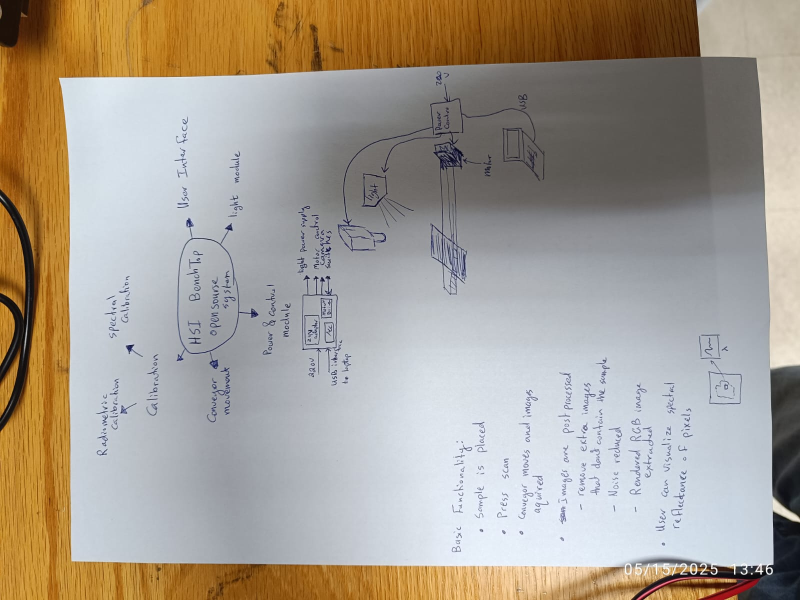
#> input picture WhatsApp Image 2025-05-16 at 09.49.37_63cecdb9.jpg, 1600 x 1200 px (shown at 1/2 size)
$ python -i detect_blue_line.py   (imports and definitions only)
#> lines starting #> are read from the running program, lines starting #| are printed output that depends on the picture; after the words box and inside, x2 and y2 are one past the last pixel; in counts of white or black regions, pixels touching at a corner belong together
# [387 lines of commented-out code are left out]


import cv2
import numpy as np
import math
import os

def detect_blue_line_via_regression(image_path):
    if not os.path.exists(image_path):
        raise FileNotFoundError(f"Image not found: {image_path}")

    image = cv2.imread(image_path)
#> image is the input picture: shape (1200, 1600, 3); mean B, G, R 145.8, 157.8, 166.9
    if image is None:
        raise ValueError(f"Failed to read the image: {image_path}")

    output_image = image.copy()
    hsv = cv2.cvtColor(image, cv2.COLOR_BGR2HSV)
#> hsv: shape (1200, 1600, 3); mean H, S, V 74.1, 59.1, 175.1

    # Blue mask
    lower_blue = np.array([100, 150, 50])
    upper_blue = np.array([140, 255, 255])
    mask = cv2.inRange(hsv, lower_blue, upper_blue)
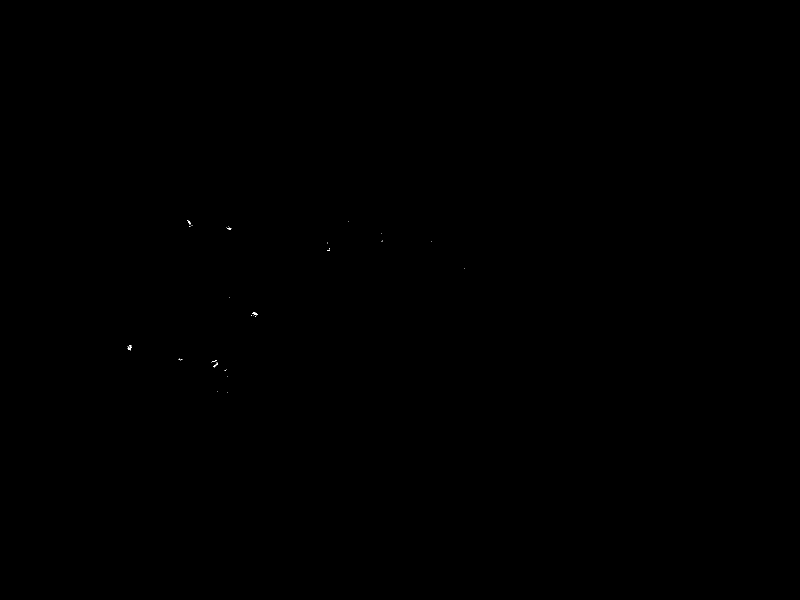
#> mask: shape (1200, 1600) (shown at 1/2 size); 0.01% white in thin lines or dots, all inside (x1, y1, x2, y2) = (255, 441, 929, 786)

    # Clean mask
    kernel = np.ones((3, 3), np.uint8)
    mask = cv2.morphologyEx(mask, cv2.MORPH_OPEN, kernel)
#> mask: shape (1200, 1600); 0% white in thin lines or dots, all inside (x1, y1, x2, y2) = (257, 442, 379, 699)
    mask = cv2.morphologyEx(mask, cv2.MORPH_CLOSE, kernel)

    # Show mask fullscreen
    cv2.namedWindow("Blue Mask", cv2.WINDOW_NORMAL)
    cv2.setWindowProperty("Blue Mask", cv2.WND_PROP_FULLSCREEN, cv2.WINDOW_FULLSCREEN)
    cv2.imshow("Blue Mask", mask)
    cv2.waitKey(0)
    cv2.destroyWindow("Blue Mask")

    # Get coordinates of blue pixels
    ys, xs = np.where(mask > 0)
#> ys = 21 values from 442 to 698; xs = 21 values, max 378 at index 2, min 257 at index 9, mean 309.3
    if len(xs) < 2:
        print("❌ Not enough blue pixels for line fitting.")
        return

    # Fit line: y = mx + c
    coeffs = np.polyfit(xs, ys, 1)
#> coeffs = [-2.14, 1250.9]
    slope, intercept = coeffs
#> slope = -2.14; intercept = 1250.9

    # Calculate angle
    angle_rad = math.atan(slope)
#> angle_rad = -1.13
    angle_deg = np.degrees(angle_rad)
#> angle_deg = -64.98
    angle_deg = (angle_deg + 180) % 180 - 90
#> angle_deg = 25.02

    print(f"✅ Best-fit blue line angle: {angle_deg:.2f} degrees")
#| ✅ Best-fit blue line angle: 25.02 degrees
    print(f"✅ Line equation: y = {slope:.3f}x + {intercept:.1f}")
#| ✅ Line equation: y = -2.143x + 1250.9

    # Define full-width line
    h, w = image.shape[:2]
#> h = 1200; w = 1600
    x1, x2 = 0, w - 1
#> x1 = 0; x2 = 1599
    y1 = int(slope * x1 + intercept)
#> y1 = 1250
    y2 = int(slope * x2 + intercept)
#> y2 = -2175
    y1 = np.clip(y1, 0, h - 1)
#> y1 = 1199
    y2 = np.clip(y2, 0, h - 1)
#> y2 = 0

    # Draw the main red line
    cv2.line(output_image, (x1, y1), (x2, y2), (0, 0, 255), 2)
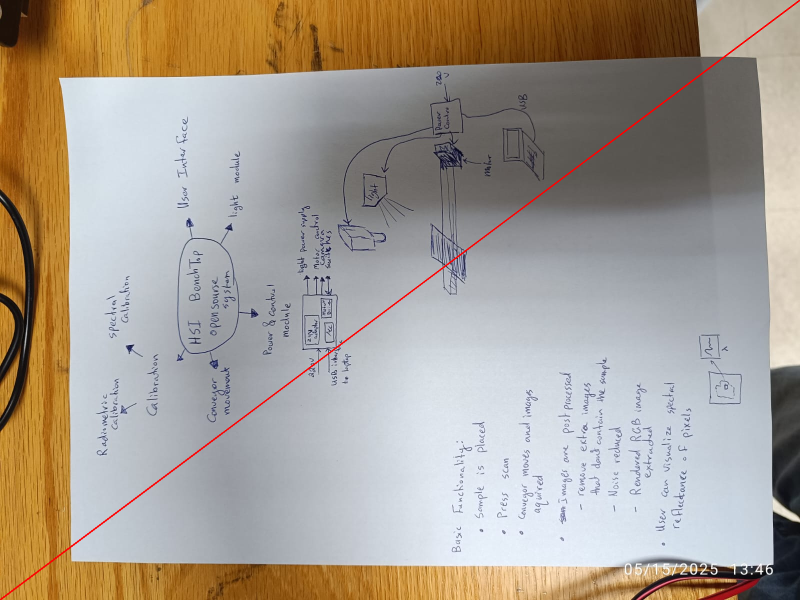
#> output_image: shape (1200, 1600, 3) (shown at 1/2 size); 0.32% of pixels changed, all inside (x1, y1, x2, y2) = (0, 0, 1600, 1200)

    # === Draw parallel lines ===
    num_above = int(input("🔼 How many lines above? "))
#> the answer given: 3
    num_below = int(input("🔽 How many lines below? "))
#> the answer given: 3
    spacing = int(input("📏 Pixel spacing between lines: "))
#> the answer given: 3

    # Get direction vector and perpendicular
    dx = x2 - x1
#> dx = 1599
    dy = y2 - y1
#> dy = -1199
    line_len = math.hypot(dx, dy)
#> line_len = 1998.6
    perp_dx = -dy / line_len
#> perp_dx = 0.6
    perp_dy = dx / line_len
#> perp_dy = 0.8

    for i in range(1, num_above + 1):
        offset_x = int(perp_dx * spacing * i)
        offset_y = int(perp_dy * spacing * i)
        pt1 = (x1 + offset_x, y1 + offset_y)
        pt2 = (x2 + offset_x, y2 + offset_y)
        cv2.line(output_image, pt1, pt2, (0, 255, 0), 1)
#> this loop made 3 passes
#> (offset_x, offset_y, pt1, pt2) on passes 1 to 3: (1, 2, (1, 1201), (1600, 2)), (3, 4, (3, 1203), (1602, 4)), (5, 7, (5, 1206), (1604, 7))
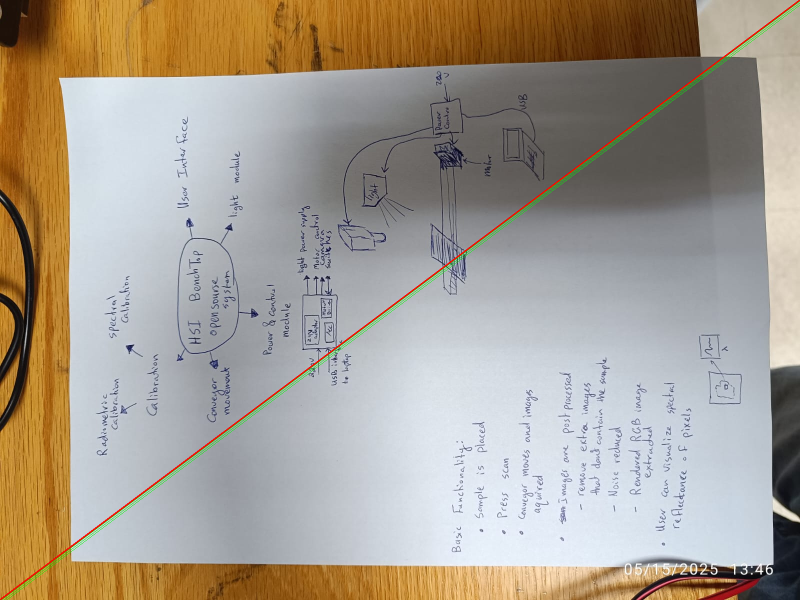
#> output_image: shape (1200, 1600, 3) (shown at 1/2 size); 0.25% of pixels changed, all inside (x1, y1, x2, y2) = (3, 2, 1600, 1200)

    for i in range(1, num_below + 1):
        offset_x = int(-perp_dx * spacing * i)
        offset_y = int(-perp_dy * spacing * i)
        pt1 = (x1 + offset_x, y1 + offset_y)
        pt2 = (x2 + offset_x, y2 + offset_y)
        cv2.line(output_image, pt1, pt2, (0, 255, 0), 1)
#> this loop made 3 passes
#> (offset_x, offset_y, pt1, pt2) on passes 1 to 3: (-1, -2, (-1, 1197), (1598, -2)), (-3, -4, (-3, 1195), (1596, -4)), (-5, -7, (-5, 1192), (1594, -7))
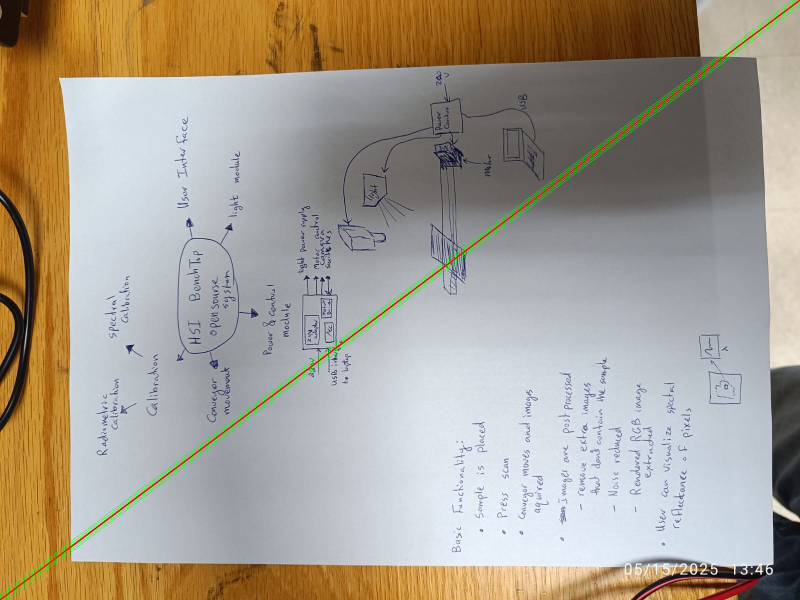
#> output_image: shape (1200, 1600, 3) (shown at 1/2 size); 0.25% of pixels changed, all inside (x1, y1, x2, y2) = (0, 0, 1597, 1198)

    # Show final result fullscreen
    window_name = "Grid Overlay"
    cv2.namedWindow(window_name, cv2.WINDOW_NORMAL)
    cv2.setWindowProperty(window_name, cv2.WND_PROP_FULLSCREEN, cv2.WINDOW_FULLSCREEN)
    cv2.imshow(window_name, output_image)
    print("👁️  Press any key to close the grid overlay window.")
    cv2.waitKey(0)
    cv2.destroyAllWindows()

    # Save the final image
    save_path = image_path.replace(".png", "_grid_overlay.png")
    cv2.imwrite(save_path, output_image)
    print(f"💾 Saved grid image to: {save_path}")

    return angle_deg, (x1, y1), (x2, y2)

# --- Run the function ---
image_path = r"C:\Users\bss10\OneDrive\Desktop\camera_env\aquired_images\best_image\blue_horizontal_lines_760.png"
# [1 line not run here, left out]

>>> result = detect_blue_line_via_regression('../WhatsApp Image 2025-05-16 at 09.49.37_63cecdb9.jpg')
#> result = (25.02, (0, 1199), (1599, 0))
